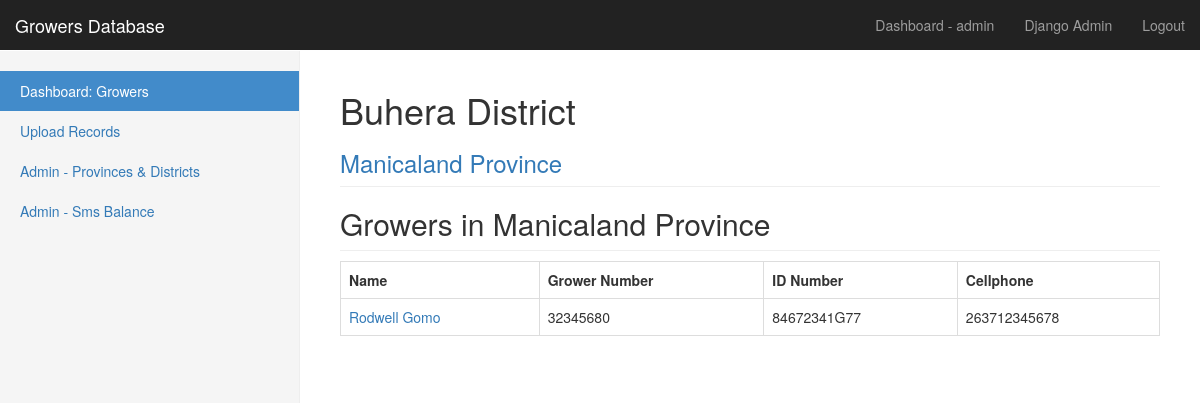
Screenshot of /district-view/1/ (signed in) with the database file from the repository.
### growers/models.py (models this page shows, shortened)
class District(models.Model):
    name = models.CharField(max_length=100, unique=True)
    province = models.ForeignKey(Province, on_delete=models.PROTECT)
    class Meta:
        ordering = ['name']

class Province(models.Model):
    name = models.CharField(max_length=100, unique=True)
    class Meta:
        ordering = ['name']

class Grower(models.Model):
    Grower_Number = models.CharField(max_length=10, unique=True)
    Grower_Name = models.CharField(max_length=200)
    National_ID = models.CharField(max_length=15, unique=True)
    Mobile_Number = models.CharField(max_length=20)
    District = models.ForeignKey(District, on_delete=models.PROTECT)
    created = models.DateTimeField(auto_now_add=True)
    class Meta:
        ordering = ['Grower_Name']

### growers/views.py (the view)
# urls.py: path('district-view/<int:id>/', views.district_view,
@login_required
def district_view(request, id):
    district = get_object_or_404(District, id=id)
    province = district.province
    growers = Grower.objects.filter(District=district)
    paginator = Paginator(growers, 20, allow_empty_first_page=True)
    page = request.GET.get('page')
    try:
        grower_list = paginator.page(page)
    except PageNotAnInteger:
        grower_list = paginator.page(1)
    except EmptyPage:
        grower_list = paginator.page(paginator.num_pages)
    return render(request, 'growers/district_view.html',
                 {'grower_list': grower_list, 'province': province,
                 'district': district})

### growers/templates/growers/district_view.html (shortened to what this page needs)
{% extends 'growers/base.html' %}
{% load bootstrap3 %}
{% block content %}
<h1>{{ district.name }} District</h1>
<a href="{% url 'province-view' province.id  %}">
<h3 class="sub-header">{{ province.name }} Province</h3></a>
<h2 class="sub-header">Growers in {{ province.name }} Province</h2>
{% if grower_list.object_list %}
<table class="table table-bordered">
<tr><th>Name</th><th>Grower Number</th><th>ID Number</th><th>Cellphone</th>
{% for grower in grower_list %}
<tr><td><a href="{% url 'grower-view' grower.Grower_Number  %}">
{{ grower.Grower_Name }}</a></td>
<td>{{ grower.Grower_Number }}</td>
<td>{{ grower.National_ID }}</td>
<td>{{ grower.Mobile_Number }}</td>
</tr>
{% endfor %}
</table>
{% else %}
          <p>
           There are no growers in this province
          </p>
{% endif %}
{% endblock %}

### growers/templates/growers/base.html (shortened to what this page needs)
{% load static %}
{% load bootstrap3 %}
<!DOCTYPE html>
<html lang="en">
  <head>
    <link rel="stylesheet" href="{% static 'growers/css/bootstrap.min.css' %}">
    <link href="{% static 'growers/css/dashboard.css' %}" rel="stylesheet">
</head>
  <body>
    <nav class="navbar navbar-inverse navbar-fixed-top">
      <div class="container-fluid">
        <div class="navbar-header">
          <a class="navbar-brand" href="{% url 'index' %}">Growers Database</a>
        </div>
        <div id="navbar" class="navbar-collapse collapse">
          <ul class="nav navbar-nav navbar-right">
            {% if user.is_authenticated %}
            <li><a href="{% url 'index' %}">
              Dashboard - {{ user.username }}</a></li>
             <li><a href="{% url 'admin:index' %}" target="_blank">Django Admin</a></li>
           <li><a href="{% url 'logout' %}">Logout</a></li>
           {% else %}
               <li><a href="{% url 'login' %}">Login</a></li>
           {% endif %}
          </ul>
        </div>
      </div>
    </nav>
    <div class="container-fluid">
      <div class="row">
        <div class="col-sm-3 col-md-3 sidebar">
          <ul class="nav nav-sidebar">
            <li class="active"><a href="{% url 'index' %}">Dashboard: Growers<span class="sr-only">(current)</span></a></li>
            <li><a href="{% url 'upload-records' %}">Upload Records</a></li>
            <li><a href="{% url 'provinces-admin' %}">Admin - Provinces & Districts</a></li>
             <li><a href="{% url 'sms-balance' %}">Admin - Sms Balance</a></li>
          </ul>
        </div>
        <div class="col-sm-9 col-sm-offset-3 col-md-9 col-md-offset-3 main">
        <div class="row">
        <div class="col-sm-12">
                {% block content %}{% endblock %}
        </div>
        </div>
        </div>
  </body>
</html>

### growers/static/growers/css/dashboard.css (style rules this page uses)
body { padding-top: 50px; }
.sub-header { padding-bottom: 10px; border-bottom: 1px solid #eee; }
.navbar-fixed-top { border: 0; }
.sidebar { display: none; }
@media (min-width: 768px) { .sidebar { position: fixed; top: 51px; bottom: 0; left: 0; z-index: 1000; display: block; padding: 20px; overflow-x: hidden; overflow-y: auto; background-color: #f5f5f5; border-right: 1px solid #eee; } }
.nav-sidebar { margin-right: -21px; margin-bottom: 20px; margin-left: -20px; }
.nav-sidebar > li > a { padding-right: 20px; padding-left: 20px; }
.nav-sidebar > .active > a, .nav-sidebar > .active > a:hover, .nav-sidebar > .active > a:focus { color: #fff; background-color: #428bca; }
.main { padding: 20px; }
@media (min-width: 768px) { .main { padding-right: 40px; padding-left: 40px; } }

### rows the page displays
District: name "Buhera"
Province: name "Manicaland"
Grower: Grower_Name "Rodwell Gomo", Grower_Number "32345680", National_ID "84672341G77", Mobile_Number "263712345678"

### other values shown
{{ user.username }} "admin"
